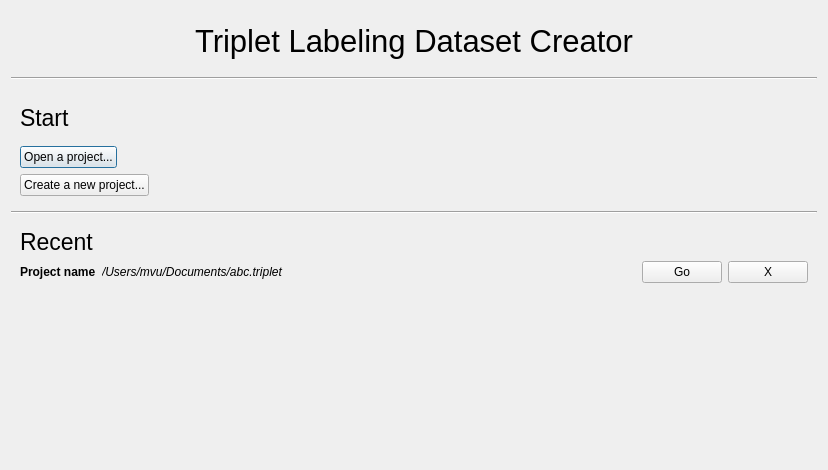
<?xml version="1.0" encoding="UTF-8"?>
<ui version="4.0">
 <class>RecentProject</class>
 <widget class="QDialog" name="RecentProject">
  <property name="geometry">
   <rect>
    <x>0</x>
    <y>0</y>
    <width>828</width>
    <height>470</height>
   </rect>
  </property>
  <property name="windowTitle">
   <string>Dialog</string>
  </property>
  <layout class="QVBoxLayout" name="verticalLayout">
   <item>
    <widget class="QWidget" name="widget_3" native="true">
     <property name="sizePolicy">
      <sizepolicy hsizetype="Preferred" vsizetype="Preferred">
       <horstretch>0</horstretch>
       <verstretch>1</verstretch>
      </sizepolicy>
     </property>
     <layout class="QVBoxLayout" name="verticalLayout_2">
      <item>
       <widget class="QLabel" name="label">
        <property name="sizePolicy">
         <sizepolicy hsizetype="Preferred" vsizetype="Preferred">
          <horstretch>0</horstretch>
          <verstretch>2</verstretch>
         </sizepolicy>
        </property>
        <property name="font">
         <font>
          <pointsize>23</pointsize>
         </font>
        </property>
        <property name="text">
         <string>Triplet Labeling Dataset Creator</string>
        </property>
        <property name="alignment">
         <set>Qt::AlignCenter</set>
        </property>
       </widget>
      </item>
     </layout>
    </widget>
   </item>
   <item>
    <widget class="Line" name="line">
     <property name="orientation">
      <enum>Qt::Horizontal</enum>
     </property>
    </widget>
   </item>
   <item>
    <widget class="QWidget" name="widget" native="true">
     <property name="sizePolicy">
      <sizepolicy hsizetype="Preferred" vsizetype="Preferred">
       <horstretch>0</horstretch>
       <verstretch>2</verstretch>
      </sizepolicy>
     </property>
     <layout class="QVBoxLayout" name="verticalLayout_3">
      <item>
       <widget class="QLabel" name="label_2">
        <property name="font">
         <font>
          <pointsize>17</pointsize>
         </font>
        </property>
        <property name="text">
         <string>Start</string>
        </property>
        <property name="margin">
         <number>1</number>
        </property>
       </widget>
      </item>
      <item>
       <widget class="QPushButton" name="openProj">
        <property name="sizePolicy">
         <sizepolicy hsizetype="Fixed" vsizetype="Fixed">
          <horstretch>0</horstretch>
          <verstretch>0</verstretch>
         </sizepolicy>
        </property>
        <property name="text">
         <string>Open a project...</string>
        </property>
       </widget>
      </item>
      <item>
       <widget class="QPushButton" name="newProj">
        <property name="sizePolicy">
         <sizepolicy hsizetype="Fixed" vsizetype="Fixed">
          <horstretch>0</horstretch>
          <verstretch>0</verstretch>
         </sizepolicy>
        </property>
        <property name="text">
         <string>Create a new project...</string>
        </property>
       </widget>
      </item>
     </layout>
    </widget>
   </item>
   <item>
    <widget class="Line" name="line_2">
     <property name="orientation">
      <enum>Qt::Horizontal</enum>
     </property>
    </widget>
   </item>
   <item>
    <widget class="QWidget" name="widget_2" native="true">
     <property name="sizePolicy">
      <sizepolicy hsizetype="Preferred" vsizetype="Preferred">
       <horstretch>0</horstretch>
       <verstretch>4</verstretch>
      </sizepolicy>
     </property>
     <layout class="QVBoxLayout" name="verticalLayout_4">
      <item>
       <widget class="QLabel" name="label_3">
        <property name="font">
         <font>
          <pointsize>17</pointsize>
         </font>
        </property>
        <property name="text">
         <string>Recent</string>
        </property>
        <property name="margin">
         <number>2</number>
        </property>
       </widget>
      </item>
      <item>
       <widget class="QWidget" name="widget_4" native="true">
        <property name="sizePolicy">
         <sizepolicy hsizetype="Preferred" vsizetype="Preferred">
          <horstretch>0</horstretch>
          <verstretch>2</verstretch>
         </sizepolicy>
        </property>
        <layout class="QVBoxLayout" name="verticalLayout_5">
         <property name="leftMargin">
          <number>0</number>
         </property>
         <property name="topMargin">
          <number>0</number>
         </property>
         <property name="rightMargin">
          <number>0</number>
         </property>
         <property name="bottomMargin">
          <number>0</number>
         </property>
         <item>
          <widget class="QWidget" name="recentWidget" native="true">
           <property name="sizePolicy">
            <sizepolicy hsizetype="Preferred" vsizetype="Fixed">
             <horstretch>0</horstretch>
             <verstretch>0</verstretch>
            </sizepolicy>
           </property>
           <layout class="QHBoxLayout" name="horizontalLayout_2">
            <property name="leftMargin">
             <number>0</number>
            </property>
            <property name="topMargin">
             <number>0</number>
            </property>
            <property name="rightMargin">
             <number>0</number>
            </property>
            <property name="bottomMargin">
             <number>0</number>
            </property>
            <item>
             <widget class="QLabel" name="projName">
              <property name="sizePolicy">
               <sizepolicy hsizetype="Fixed" vsizetype="Preferred">
                <horstretch>0</horstretch>
                <verstretch>0</verstretch>
               </sizepolicy>
              </property>
              <property name="font">
               <font>
                <bold>true</bold>
               </font>
              </property>
              <property name="text">
               <string>Project name</string>
              </property>
              <property name="margin">
               <number>0</number>
              </property>
             </widget>
            </item>
            <item>
             <widget class="QLabel" name="projPath">
              <property name="font">
               <font>
                <italic>true</italic>
               </font>
              </property>
              <property name="text">
               <string>/Users/mvu/Documents/abc.triplet</string>
              </property>
              <property name="margin">
               <number>20</number>
              </property>
             </widget>
            </item>
            <item>
             <widget class="QPushButton" name="openThisProj">
              <property name="sizePolicy">
               <sizepolicy hsizetype="Fixed" vsizetype="Fixed">
                <horstretch>0</horstretch>
                <verstretch>0</verstretch>
               </sizepolicy>
              </property>
              <property name="text">
               <string>Go</string>
              </property>
             </widget>
            </item>
            <item>
             <widget class="QPushButton" name="remove">
              <property name="sizePolicy">
               <sizepolicy hsizetype="Fixed" vsizetype="Fixed">
                <horstretch>0</horstretch>
                <verstretch>0</verstretch>
               </sizepolicy>
              </property>
              <property name="text">
               <string>X</string>
              </property>
             </widget>
            </item>
           </layout>
          </widget>
         </item>
         <item>
          <widget class="QWidget" name="widget_6" native="true"/>
         </item>
        </layout>
       </widget>
      </item>
     </layout>
    </widget>
   </item>
  </layout>
 </widget>
 <resources/>
 <connections/>
</ui>
